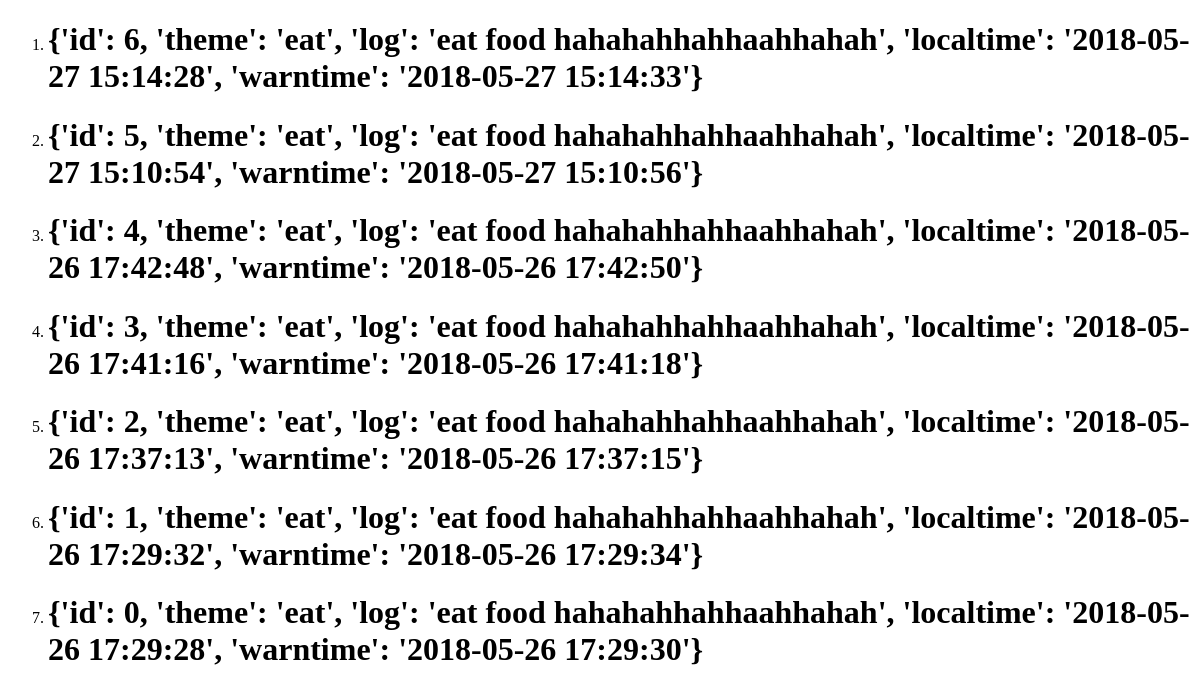
The page /showall/ on the database as committed earlier.
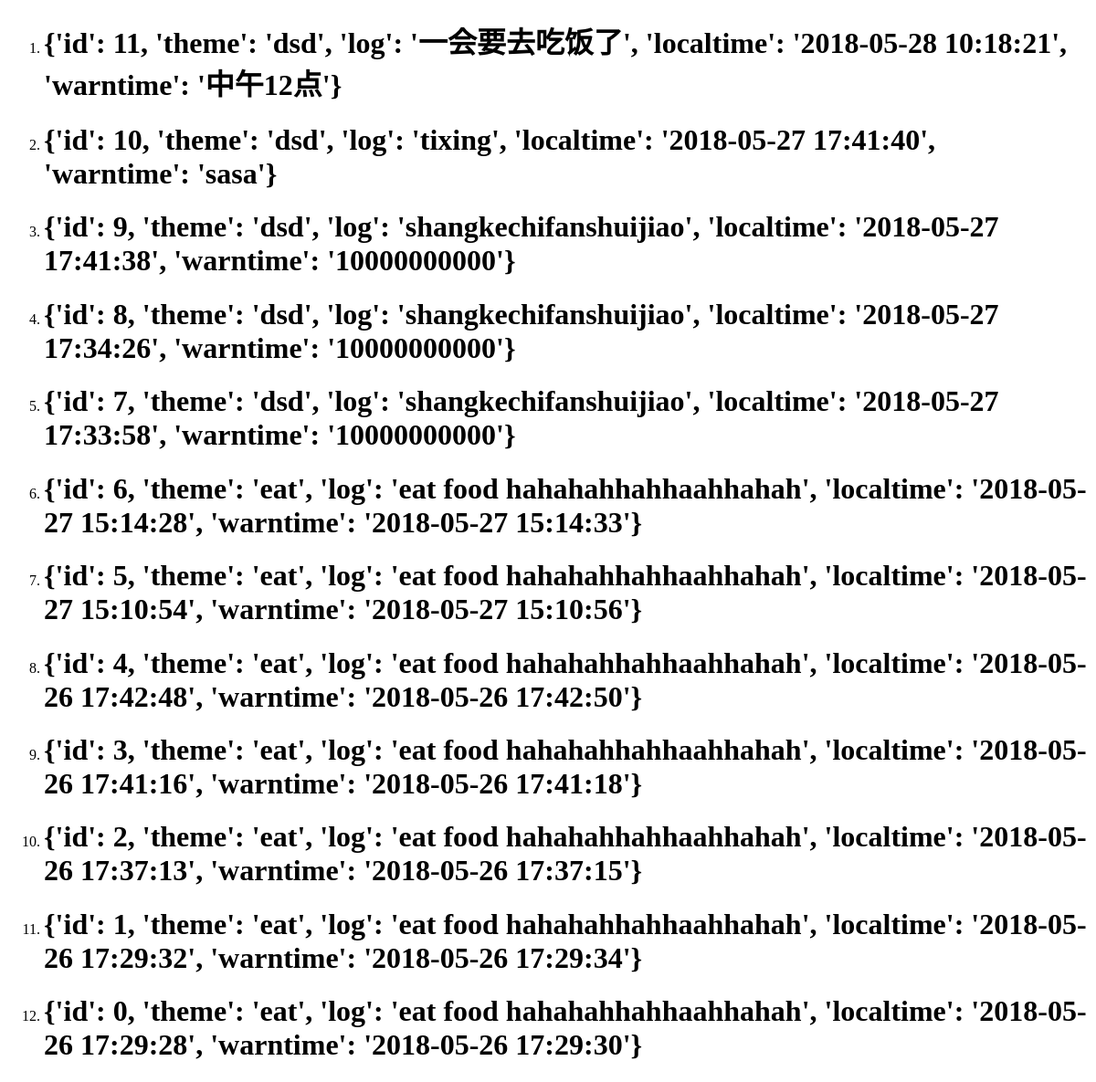
The same page on the database as committed later.
### tables this page shows
CREATE TABLE warn1( id integer primary key, theme varchar(100),log varchar(200), date timestamp not null default (datetime('now','localtime')),warndate varchar(200));

### views.py (the view)
@app.route('/showall/')
@app.route('/showall/<name>')
def showall(name=None):
    todo = todolistteamA()
    result = todo.read_all()
    return render_template('showall.html', list_todo=result)

### todo.py (called while the page is built)
    def read_all(self):
        return self.db.find_all()

### todoDB.py (called while the page is built)
    def find_all(self):
        conn = sqlite3.connect('todolist.db')
        cursor = conn.cursor()
        cursor.execute("select * from warn1 order by id desc")
        print('查找全部提醒数据：')
        rs = cursor.fetchall()
        if not rs:
            print('当前没有提醒记录，请添加')
        else:
            print(rs)
            return ([{'id': c[0], 'theme': c[1], 'log': c[2], 'localtime': c[3], 'warntime': c[4]} for c in rs])
        cursor.close()
        conn.commit()
        conn.close()

### templates/showall.html (shortened to what this page needs)
<!DOCTYPE html>
<html lang="en">
<head>
</head>
<body>{% if list_todo %}
<ol>
{% for  todo in list_todo %}
  <li><h1> {{ todo }}</h1></li>
{% else %}
 </ol>
{% endfor %}
{% endif %}
</body>
</html>

Rows that differ between the two databases and show on the page:
added warn1: todo "{'id': 11, 'theme': 'dsd', 'log': '一会要去吃饭了', 'localtime': '2018-05-28 10:18:21', 'warntime': '中午12点'}"
added warn1: todo "{'id': 10, 'theme': 'dsd', 'log': 'tixing', 'localtime': '2018-05-27 17:41:40', 'warntime': 'sasa'}"
added warn1: todo "{'id': 9, 'theme': 'dsd', 'log': 'shangkechifanshuijiao', 'localtime': '2018-05-27 17:41:38', 'warntime': '10000000000'}"
added warn1: todo "{'id': 8, 'theme': 'dsd', 'log': 'shangkechifanshuijiao', 'localtime': '2018-05-27 17:34:26', 'warntime': '10000000000'}"
added warn1: todo "{'id': 7, 'theme': 'dsd', 'log': 'shangkechifanshuijiao', 'localtime': '2018-05-27 17:33:58', 'warntime': '10000000000'}"
